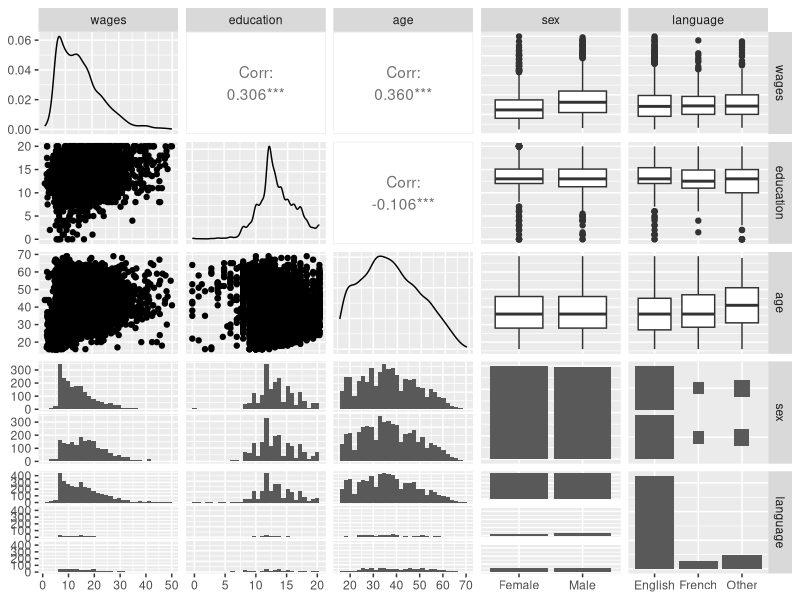
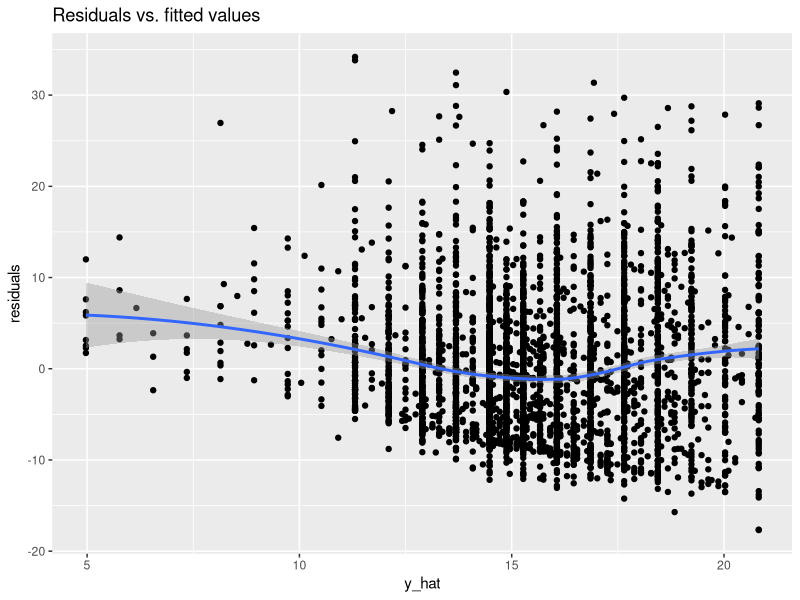
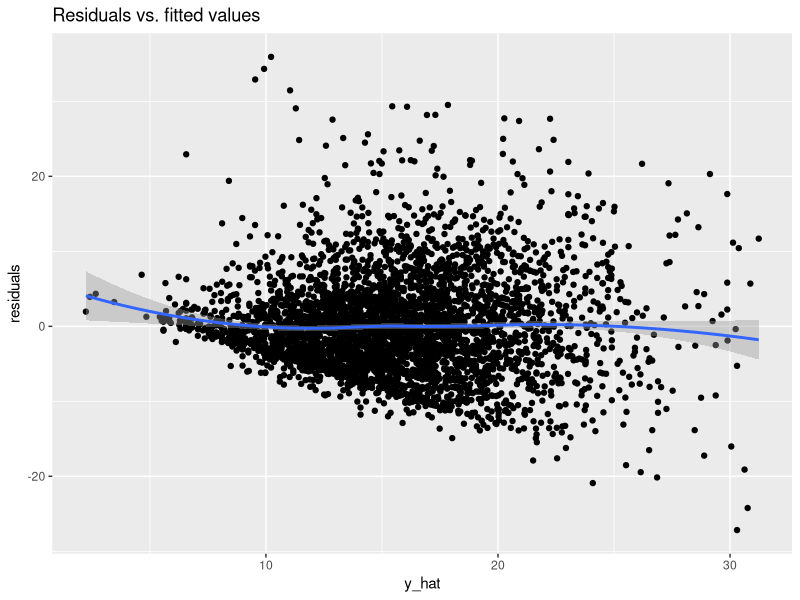
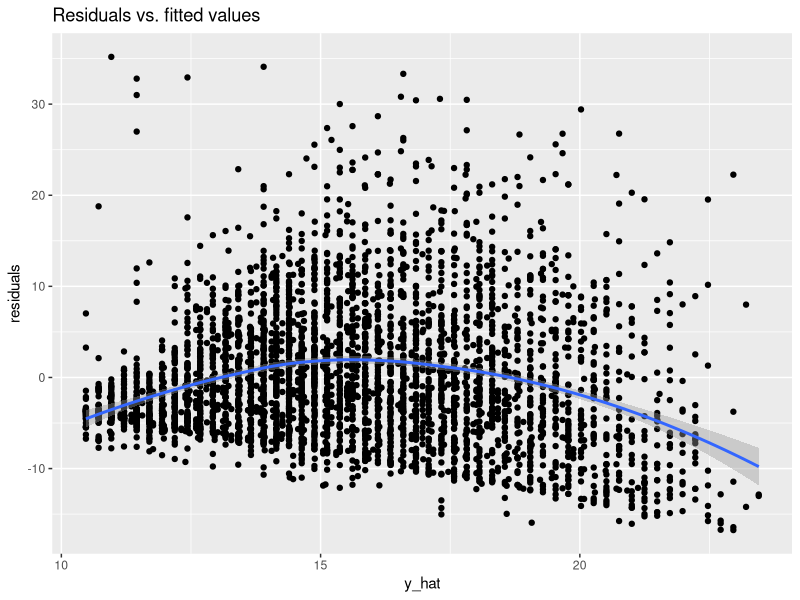
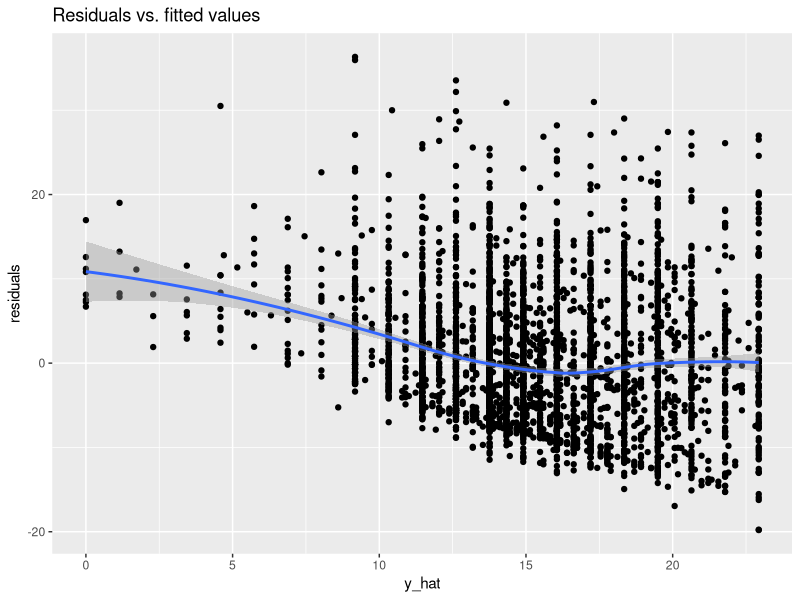

Write R code to recreate these figures, in order.
## ---- chunk 1
library(formatR)
showsol <- FALSE
library(knitr)
opts_chunk$set(tidy.opts = list(width.cutoff = 68), tidy = TRUE, warning = FALSE, error = FALSE, message = FALSE, echo = TRUE)
## ---- chunk 2
library(GGally)
#install.packages("car")
library(car)
data(SLID, package = "carData")
SLID <- SLID[complete.cases(SLID), ]
ggpairs(SLID)
## ---- chunk 3
mylm <- function(formula, data = list(), contrasts = NULL, ...){
  # Extract model matrix & responses
  mf <- model.frame(formula = formula, data = data)
  X  <- model.matrix(attr(mf, "terms"), data = mf, contrasts.arg = contrasts)
  y  <- model.response(mf)
  terms <- attr(mf, "terms")
  n = nrow(X)
  p = ncol(X)
  k = p-1

  # Add code here to calculate coefficients, residuals, fitted values, etc...
  # and store the results in the list est
  beta_hat = solve(t(X)%*%X)%*%t(X)%*%y
  sigma_sq_hat = (1/(n-p))*t(y-X%*%beta_hat)%*%(y-X%*%beta_hat)
  cov_beta_hat = drop(sigma_sq_hat)*solve(t(X)%*%X)
  est <- list(terms = terms, model = mf)
  est$coefficients <- beta_hat
  est$cov <- cov_beta_hat
  
  est$X <- X
  est$y <- y

  # Store call and formula used
  est$call <- match.call()
  est$formula <- formula

  df = n-p
  SSE = t(y-X%*%beta_hat)%*%(y-X%*%beta_hat)
  SST = t(y)%*%(diag(n)-drop(1/n)*rep(1, n)%*%t(rep(1, n)))%*%y
  R2 = 1-SSE/SST
  X2 = ((SST-SSE))/(SSE/(n-p))
  pX2 = pchisq(X2, k)
  # What is the relationship between the X2-statistic and the z-statistic?
  # Kanskje "Testing one regression coefficient" i modul 2
  # Find the critical value for both tests
  vec = c(SSE, SST, R2, X2, pX2, n, p, df)
  est$vec = vec

  # Set class name. This is very important!
  class(est) <- 'mylm'

  # Return the object with all results
  return(est)
}

print.mylm <- function(object, ...){
  # Code here is used when print(object) is used on objects of class "mylm"
  # Useful functions include cat, print.default and format
  names <- colnames(object$cov)
  cat("Coefficients: ")
  for (i in 1:(length(names))){
    cat("\n")
    cat(names[i])
    cat(": ")
    cat(object$coefficients[i])
  }
  cat("\n")
}

summary.mylm <- function(object, ...){
  # Code here is used when summary(object) is used on objects of class "mylm"
  # Useful functions include cat, print.default and format
  names <- colnames(object$cov)
  cat("R squared: ")
  cat(object$vec[3])
  cat("\n")
  cat("Coefficients:\n")
  SD = vector(length = object$vec[7])
  for(i in 1:object$vec[7]){
    SD[i] = sqrt(object$cov[i,i])
  }
  Estimates = object$coefficients
  ztest = Estimates/SD
  pvalue = 2*pnorm(-abs(ztest))
  table = data.frame(Estimates, SD, ztest, pvalue)
  rownames = vector(length = object$vec[7])
  for(i in 1:length(names)){
    rownames[i] = names[i]
  }
  row.names(table) = rownames
  format(table, digits = 4)
}


## ---- chunk 4
model1 <- mylm(wages ~ education, data = SLID)
print(model1)

model1b <- lm(wages ~ education, data = SLID)
print(model1b)

## ---- chunk 5
summary(model1)
summary(model1b)
## ---- chunk 6
library(ggplot2)
plot.mylm <- function(object){
  # Code here is used when plot(object) is used on objects of class "mylm"
  y_hat <- object$X %*% object$coefficients 
  y_true=object$y
  residuals=y_true-y_hat
  data <- data.frame(y_true,y_hat, residuals)
  # Code here is used when plot(object) is used on objects of class "mylm"
  p <- ggplot(data=data, aes(x=y_hat,y=residuals))+geom_point() +
          ggtitle("Residuals vs. fitted values") + stat_smooth(method="loess")
  p
}
model1 <- mylm(wages ~ education, data = SLID)
model1b <- lm(wages ~ education, data = SLID)
plot(model1)
#plot(model1b)
## ---- chunk 7
model2 <- mylm(wages ~ education + age, data = SLID)
model2b <- lm(wages ~ education + age, data = SLID)

print(model2)
print(model2b)
## ---- chunk 8
summary(model2)
summary(model2b)
## ---- chunk 9
model3 = mylm(wages ~ age, data = SLID)
model4 = mylm(wages ~ education, data =SLID)
model5 = mylm(wages ~education + age, data = SLID)
summary(model3)
summary(model4)
summary(model5)
## ---- chunk 10
model1 <- mylm(wages ~ sex + age + language + I(education^2), data = SLID)
summary(model1)
plot(model1)
## ---- chunk 11
model2 <- mylm(wages ~ language + age + language*age, data = SLID)
summary(model2)
plot(model2)
## ---- chunk 12
model3 <- mylm(wages ~ -1 +education, data = SLID)
summary(model3)
plot(model3)
